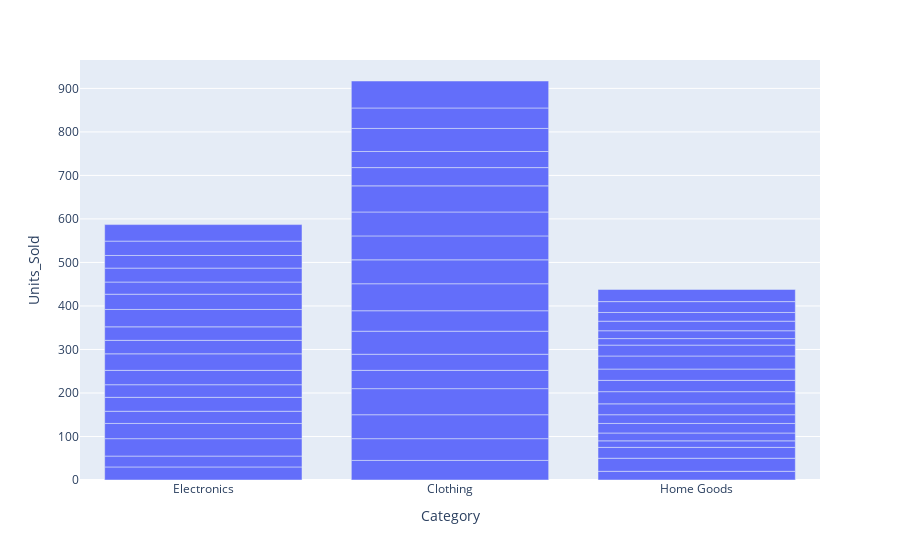

The cell this chart's notebook holds for it:
### Code cell
fig = px.bar(bd_ordenada, x='Category',y='Units_Sold')
fig.show()

### Figure 1 — Plotly figure (JSON) as saved in the notebook; plotly's stock layout.template omitted (floating-point values rounded to 4 significant figures)
{"data": [{"hovertemplate": "Category=%{x}<br>Units_Sold=%{y}<extra></extra>", "legendgroup": "", "marker": {"color": "#636efa", "pattern": {"shape": ""}}, "name": "", "orientation": "v", "showlegend": false, "textposition": "auto", "type": "bar", "x": ["Electronics", "Clothing", "Home Goods", "Electronics", "Clothing", "Home Goods", "Electronics", "Clothing", "Home Goods", "Electronics", "Clothing", "Home Goods", "Home Goods", "Clothing", "Electronics", "Electronics", "Clothing", "Home Goods", "Electronics", "Clothing", "Home Goods", "Electronics", "Clothing", "Home Goods", "Electronics", "Clothing", "Home Goods", "Home Goods", "Electronics", "Clothing", "Electronics", "Clothing", "Home Goods", "Home Goods", "Home Goods", "Electronics", "Clothing", "Home Goods", "Electronics", "Clothing", "Electronics", "Clothing", "Home Goods", "Electronics", "Clothing", "Home Goods", "Clothing", "Home Goods", "Electronics", "Electronics", "Clothing", "Home Goods", "Clothing", "Electronics", "Home Goods"], "xaxis": "x", "y": [30, 45, 20, 25, 50, 30, 40, 55, 25, 35, 60, 15, 18, 42, 28, 32, 37, 22, 29, 53, 20, 33, 47, 25, 38, 62, 28, 26, 31, 55, 31, 55, 26, 30, 25, 40, 55, 15, 35, 60, 28, 42, 18, 32, 37, 22, 53, 20, 29, 33, 47, 25, 62, 38, 28], "yaxis": "y"}], "layout": {"barmode": "relative", "legend": {"tracegroupgap": 0}, "margin": {"t": 60}, "xaxis": {"anchor": "y", "domain": [0, 1], "title": {"text": "Category"}}, "yaxis": {"anchor": "x", "domain": [0, 1], "title": {"text": "Units_Sold"}}}}
